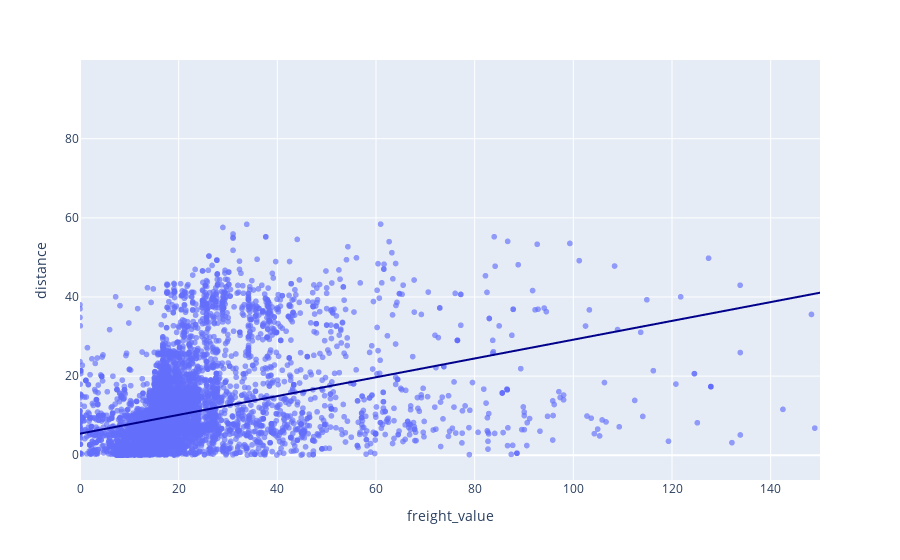

Notebook source saved alongside this figure:
### Code cell
Q7_df_sample = Q7_df.sample(10000, random_state=42)

fig = px.scatter(Q7_df_sample, x = "freight_value", y= "distance",opacity= 0.65,trendline = "ols",trendline_color_override= "darkblue", range_x=[0,150])
fig.show()

### Figure 1 — Plotly figure (JSON) as saved in the notebook; plotly's stock layout.template omitted (floating-point values rounded to 4 significant figures; data arrays with more than 128 entries replaced by an {"elided": "..."} marker saying what was removed)
{"data": [{"hovertemplate": "freight_value=%{x}<br>distance=%{y}<extra></extra>", "legendgroup": "", "marker": {"color": "#636efa", "opacity": 0.65, "symbol": "circle"}, "mode": "markers", "name": "", "showlegend": false, "type": "scattergl", "x": {"elided": "10000 float values"}, "xaxis": "x", "y": {"elided": "10000 float values"}, "yaxis": "y"}, {"hovertemplate": "<b>OLS trendline</b><br>distance = 0.237495 * freight_value + 5.46126<br>R<sup>2</sup>=0.149830<br><br>freight_value=%{x}<br>distance=%{y} <b>(trend)</b><extra></extra>", "legendgroup": "", "line": {"color": "darkblue"}, "marker": {"color": "#636efa", "symbol": "circle"}, "mode": "lines", "name": "", "showlegend": false, "type": "scattergl", "x": {"elided": "10000 float values"}, "xaxis": "x", "y": {"elided": "10000 float values"}, "yaxis": "y"}], "layout": {"legend": {"tracegroupgap": 0}, "margin": {"t": 60}, "xaxis": {"anchor": "y", "domain": [0, 1], "range": [0, 150], "title": {"text": "freight_value"}}, "yaxis": {"anchor": "x", "domain": [0, 1], "title": {"text": "distance"}}}}
